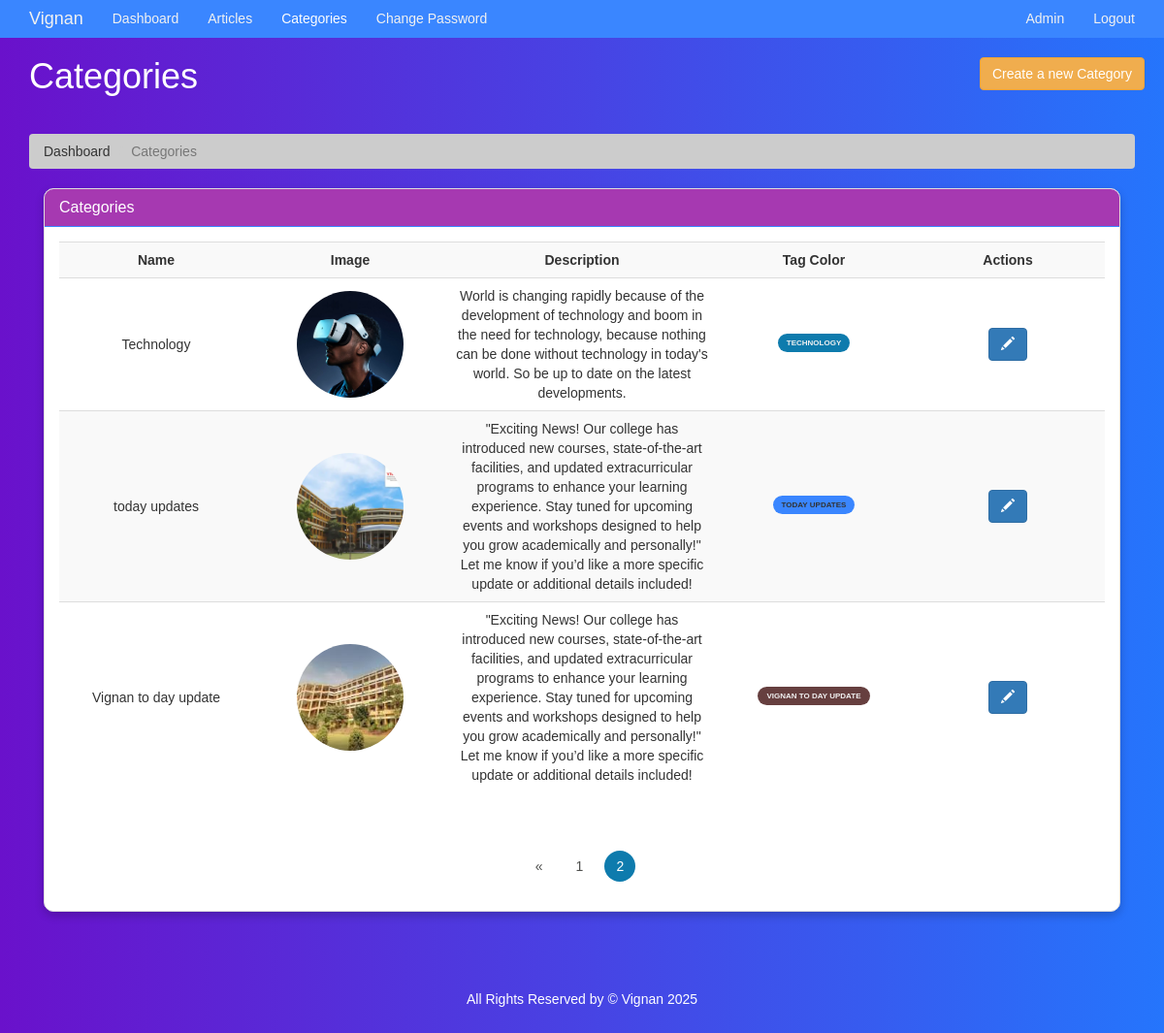
The page /admin/categories.php?page=2 (signed in) on the database its author committed.
### tables this page shows
CREATE TABLE `category` (
  `category_id` int(11) NOT NULL,
  `category_name` varchar(45) NOT NULL,
  `category_color` varchar(35) NOT NULL,
  `category_image` varchar(250) NOT NULL,
  `category_description` varchar(350) NOT NULL
);

### admin/categories.php (the view, shortened to what this page needs)
<?php
  require('./includes/nav.inc.php');
?>
<section id="breadcrumb">
  <div class="container">
    <ol class="breadcrumb">
      <li><a href="./index.php">Dashboard</a></li>
      <li class="active">Categories</li>
    </ol>
  </div>
</section>
<section id="main">
  <div class="container">
    <div class="col-md-12">
      <?php
        $limit = 5;
        $page = isset($_GET['page']) ? $_GET['page'] : 1;
        $offset = ($page - 1) * $limit;
        $sql = "SELECT * FROM category ORDER BY category_name ASC LIMIT {$offset},{$limit}";
        $result = mysqli_query($con,$sql);
      ?>
      <div class="panel panel-default">
        <div class="panel-heading main-color-bg">
          <h3 class="panel-title">Categories</h3>
        </div>
        <div class="panel-body">
          <table class="table table-striped table-hover article-list">
            <tr>
              <th style="text-align:center">Name</th>
              <th>Image</th>
              <th>Description</th>
              <th>Tag Color</th>
              <th>Actions</th>
            </tr>
            <?php while($data = mysqli_fetch_assoc($result)): ?>
              <tr>
                <td style="text-align:center;"> <?= $data['category_name'] ?> </td>
                <td><img src="../assets/images/category/<?= $data['category_image'] ?>" /></td>
                <td><?= $data['category_description'] ?></td>
                <td><div class="tag <?= $data['category_color'] ?>"> <?= $data['category_name'] ?> </div></td>
                <td>
                  <a class="btn btn-primary" href="./edit-category.php?id=<?= $data['category_id'] ?>">
                    <span class="glyphicon glyphicon-pencil"></span>
                  </a>
                </td>
              </tr>
            <?php endwhile; ?>
          </table>
        </div>
        <div class="text-center">
          <ul class="pagination pg-red">
            <?php
              $paginationQuery = "SELECT * FROM category";
              $paginationResult = mysqli_query($con, $paginationQuery);
              $total_categories = mysqli_num_rows($paginationResult);
              $total_page = ceil($total_categories / $limit);
              if($page > 1) echo '<li class="page-item"><a href="categories.php?page='.($page-1).'" class="page-link">&laquo;</a></li>';
              for($i = 1; $i <= $total_page; $i++) {
                $active = ($i == $page) ? "active" : "";
                echo '<li class="page-item '.$active.'"><a href="./categories.php?page='.$i.'" class="page-link">'.$i.'</a></li>';
              }
            ?>
          </ul>
        </div>
      </div>
    </div>
  </div>
</section>
<?php
  require('./includes/footer.inc.php')
?>

### assets/css/partials/4-component.css (style rules this page uses)
.container { width: 100%; padding-right: 15px; padding-left: 15px; margin-right: auto; margin-left: auto; }
.tag { display: inline-block; font-family: var(--ff-nunito); font-size: var(--ts-sml); font-weight: 800; text-transform: uppercase; color: var(--light-color); padding: 0.4rem 0.9rem; border-radius: 14px; margin-bottom: 0.5rem; }
.tag-yellow { color: var(--black-color); background: var(--tag-yellow-color); }
.tag-orange { background: var(--tag-orange-color); }
.tag-brown { background: var(--tag-brown-color); }
.btn { display: inline-block; border: none; background: var(--dark-color); color: #fff; text-decoration: none; font-family: var(--ff-nunito); padding: 0.5rem 0.75rem; border-radius: var(--border-radius); transition: all 200ms ease-in-out; }
.btn-primary { background: var(--primary-color); }
.pagination { display: inline-block; }
.pagination a { float: left; padding: 8px 16px; margin: 2px; transition: all 200ms ease-in-out; }

### assets/css/admin/style.css (style rules this page uses)
body { background: var(--light-color); }
.main-color-bg { background-color: #a639b1 !important; border-color: var(--primary-color) !important; color: #ffffff !important; }
.breadcrumb { background: #cccccc; color: #333333; }
.breadcrumb a { color: #333333; }
.article-list td img { border-radius: 50%; object-fit: cover; height: 11rem; text-align: left; width: 11rem; }
.article-list td:not(:first-child), .article-list th:not(:first-child) { text-align: center; }
.article-list th, .article-list td { min-width: 200px; vertical-align: middle !important; }
.pagination > li > a, .pagination > li > span { border-radius: var(--border-radius); margin: 5px; border: none; color: var(--dark-color); cursor: pointer; }
.pagination > .active > a, .pagination > .active > a:focus, .pagination > .active > a:hover, .pagination > .active > span, .pagination > .active > span:focus, .pagination > .active > span:hover { z-index: 3; color: #fff; cursor: default; background-color: var(--active-color); border-color: none; }
#main { min-height: 57.2vh; }

### assets/css/partials/1-variables.css (style rules this page uses)
:root { --primary-color: #3a86ff; --secondary-color: #3a86ff; --light-color: #f1f1f1; --dark-color: #50514f; --black-color: #333333; --tag-trend-color: #3a86ff; --tag-yellow-color: #3a86ff; --tag-purple-color: #3a86ff; --tag-blue-color: #3a86ff; --tag-green-color: #3a86ff; --tag-orange-color: #0e7bad; --tag-pink-color: #3a86ff; --tag-brown-color: #663f3f; --hover-color: #3a86ff; --active-color: #0e7bad; --ts-vs: 0.56rem; --ts-sml: 0.8rem; --ts-md: 1.1rem; --ts-lg: 1.25rem; --hs-vs: 1.3rem; --hs-sml: 2rem; --hs-md: 2.5rem; --hs-lg: 3rem; --ff-monts: "Montserrat", sans-serif; --ff-nunito: "Nunito Sans", sans-serif; --ff-noto: "Noto Serif", serif; --ff-robo: "Roboto", sans-serif; --border-radius: 5px; }

### admin/categories.php (style rules this page uses)
body { background: linear-gradient(to right, #6a11cb, #2575fc); font-family: Arial, sans-serif; }
.panel { border-radius: 10px; overflow: hidden; box-shadow: 0 4px 10px rgba(0, 0, 0, 0.2); animation: fadeIn 1s ease-in-out; }
.pagination .page-item .page-link { border-radius: 50px; transition: all 0.3s; }

### rows shown on the page
category: category_name "Technology", category_image (picture), category_description "World is changing rapidly because of the development of technology and boom in the need for technology, because nothing can be done without technology in today's world. So be up to date on the latest developments.", category_name "TECHNOLOGY"
category: category_name "today updates", category_image (picture), category_description "\"Exciting News! Our college has introduced new courses, state-of-the-art facilities, and updated extracurricular programs to enhance your learning experience. Stay tuned for upcoming events and workshops designed to help you grow academically and personally!\" Let me know if you’d like a more specific update or additional details included!", category_name "TODAY UPDATES"
category: category_name "Vignan to day update", category_image (picture), category_description "\"Exciting News! Our college has introduced new courses, state-of-the-art facilities, and updated extracurricular programs to enhance your learning experience. Stay tuned for upcoming events and workshops designed to help you grow academically and personally!\" Let me know if you’d like a more specific update or additional details included!", category_name "VIGNAN TO DAY UPDATE"

### other values the page prints
$admin_name "Admin"
$page_title "Categories"
